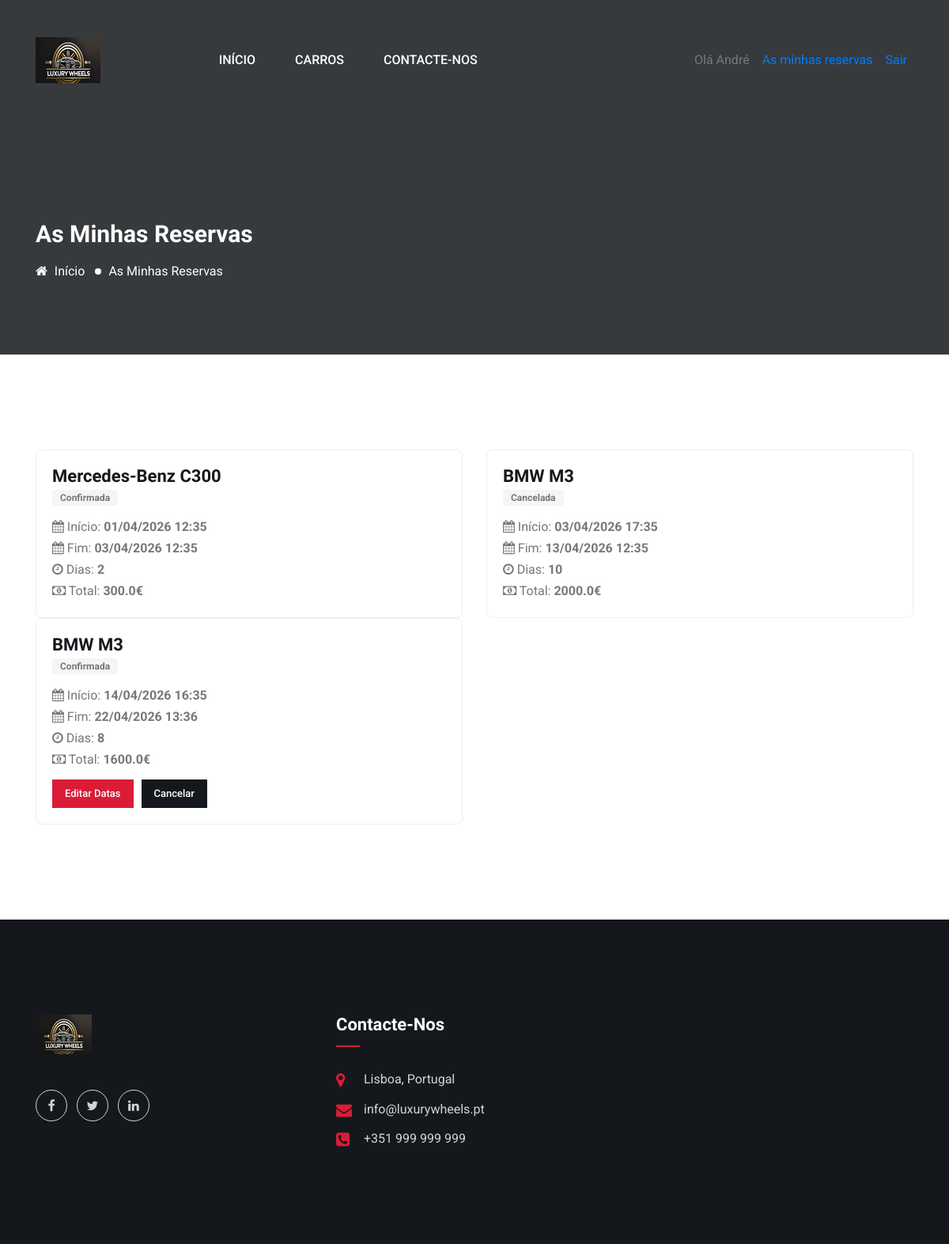
/my-reservations (signed in), run on the app's committed database.
### models/User.py (models this page shows, shortened)
class User(db.Model):
    __tablename__ = "User"
    idUser = db.Column(db.Integer, primary_key=True)
    firstName = db.Column(db.String, nullable=False)
    lastName = db.Column(db.String, nullable=False)
    email = db.Column(db.String, nullable=False, unique=True)
    passwordHash = db.Column(db.String, nullable=False)
    phone = db.Column(db.String)
    createdAt = db.Column(db.DateTime, server_default=db.func.current_timestamp())
    updatedAt = db.Column(db.DateTime, server_default=db.func.current_timestamp(), onupdate=db.func.current_timestamp())

### models/Vehicle_Brand.py (models this page shows, shortened)
class VehicleBrand(db.Model):
    __tablename__ = "Vehicle_Brand"
    idBrand = db.Column(db.Integer, primary_key=True)
    name = db.Column(db.String, nullable=False, unique=True)

### models/Vehicle.py (models this page shows, shortened)
class Vehicle(db.Model):
    __tablename__ = "Vehicle"
    idVehicle = db.Column(db.Integer, primary_key=True)
    idBrand = db.Column(
        db.Integer, db.ForeignKey("Vehicle_Brand.idBrand"), nullable=False
    )
    model = db.Column(db.String, nullable=False)
    idCategory = db.Column(
        db.Integer, db.ForeignKey("Vehicle_Category.idCategory"), nullable=False
    )
    idType = db.Column(db.Integer, db.ForeignKey("Vehicle_Type.idType"), nullable=False)
    dailyRate = db.Column(db.Float, nullable=False)
    capacity = db.Column(db.Integer, nullable=False)
    km = db.Column(db.Integer, nullable=False, server_default="0")
    imageUrl = db.Column(db.String)
    lastRevisionDate = db.Column(db.Date, nullable=False)
    nextRevisionDate = db.Column(db.Date, nullable=False)
    lastLegalizationDate = db.Column(db.Date, nullable=False)
    createdAt = db.Column(db.DateTime, server_default=db.func.current_timestamp())
    updatedAt = db.Column(
        db.DateTime,
        server_default=db.func.current_timestamp(),
        onupdate=db.func.current_timestamp(),
    )
    brand = db.relationship("VehicleBrand", foreign_keys=[idBrand], lazy="joined")
    category = db.relationship(
        "VehicleCategory", foreign_keys=[idCategory], lazy="joined"
    )
    vtype = db.relationship("VehicleType", foreign_keys=[idType], lazy="joined")

### models/Reservation.py (models this page shows, shortened)
class Reservation(db.Model):
    __tablename__ = "Reservation"
    idReservation = db.Column(db.Integer, primary_key=True)
    idUser = db.Column(db.Integer, db.ForeignKey("User.idUser"), nullable=False)
    idVehicle = db.Column(
        db.Integer, db.ForeignKey("Vehicle.idVehicle"), nullable=False
    )
    startDate = db.Column(db.DateTime, nullable=False)
    endDate = db.Column(db.DateTime, nullable=False)
    totalDays = db.Column(db.Integer, nullable=False)
    totalPrice = db.Column(db.Float, nullable=False)
    idReservationStatus = db.Column(
        db.Integer,
        db.ForeignKey("Reservation_Status.idReservationStatus"),
        nullable=False,
        default=ReservationStates.PENDING,
    )
    createdAt = db.Column(db.DateTime, server_default=db.func.current_timestamp())
    updatedAt = db.Column(db.DateTime, server_default=db.func.current_timestamp(), onupdate=db.func.current_timestamp())
    def to_dict(self):
        return {
            "id": self.idReservation,
            "user_id": self.idUser,
            "vehicle_id": self.idVehicle,
            "startDate": self.startDate.isoformat() if self.startDate else None,
            "endDate": self.endDate.isoformat() if self.endDate else None,
            "startTime": (self.startDate.strftime('%I:%M %p') if self.startDate else None),
            "endTime": (self.endDate.strftime('%I:%M %p') if self.endDate else None),
            "totalDays": self.totalDays,
            "totalPrice": self.totalPrice,
            "status_id": self.idReservationStatus,
        }

### routes/reservations.py (the view)
@bp.route("/my-reservations")
def my_reservations():
    if "user_id" not in session:
        flash("Faça login para ver as suas reservas", "modal-error")
        return redirect(url_for("users.login", next=request.url))
    reservations = Reservation.query.filter_by(idUser=session["user_id"]).all()
    data = []
    for r in reservations:
        d = r.to_dict()
        vehicle = Vehicle.query.get(r.idVehicle)
        d["vehicle_model"] = vehicle.model if vehicle else "N/A"
        d["vehicle_image"] = vehicle.imageUrl if vehicle else None
        d["vehicle_brand"] = vehicle.brand.name if vehicle and vehicle.brand else ""
        statuses = {
            ReservationStates.PENDING: "Pendente",
            ReservationStates.CONFIRMED: "Confirmada",
            ReservationStates.CANCELLED: "Cancelada",
            ReservationStates.COMPLETED: "Concluída",
        }
        d["status_name"] = statuses.get(r.idReservationStatus, "Pendente")
        try:
            d["startDate_display"] = r.startDate.strftime('%d/%m/%Y %H:%M') if r.startDate else ''
        except Exception:
            d["startDate_display"] = d.get("startDate", "")
        try:
            d["endDate_display"] = r.endDate.strftime('%d/%m/%Y %H:%M') if r.endDate else ''
        except Exception:
            d["endDate_display"] = d.get("endDate", "")
        from datetime import date
        today = date.today()
        started = False
        try:
            started = bool(r.startDate and today >= r.startDate.date())
        except Exception:
            started = False
        d["can_edit"] = (
            r.idReservationStatus not in (ReservationStates.CANCELLED, ReservationStates.COMPLETED)
            and not started
        )
        data.append(d)
    return render_template(
        "my_reservations.html", title="As minhas reservas", reservations=data
    )

### app.py (called while the page is built)
@app.context_processor
def inject_current_user():
    from flask import session
    user = None
    user_id = session.get('user_id')
    if user_id:
        try:
            user = User.query.get(int(user_id))
        except Exception as e:
            import logging
            logging.exception("Error loading current user")
            user = None
    return {
        'current_user': user,
        'is_logged_in': bool(user_id),
    }

### templates/my_reservations.html (shortened to what this page needs)
<!doctype html>
<html lang="pt">
  <head>
    <link href="assets/css/fontawesome.min.css" rel="stylesheet" />
    <link href="assets/css/bootstrap.min.css" rel="stylesheet" />
    <link href="assets/css/animate.css" rel="stylesheet" />
    <link href="assets/css/main.css" rel="stylesheet" />
  </head>
  <body>
   {% include 'partials/navbar.html' %}
    <section class="inner-page-banner bg_img overlay-3" data-background="assets/images/inner-page-bg.jpg">
      <div class="container">
        <div class="row">
          <div class="col-md-12">
            <h2 class="page-title">As minhas reservas</h2>
            <ol class="page-list">
              <li>
                <a href="{{ url_for('home') }}"><i class="fa fa-home"></i> Início</a>
              </li>
              <li>As minhas reservas</li>
            </ol>
          </div>
        </div>
      </div>
    </section>
    <section class="pt-120 pb-120">
      <div class="container">
        {% if reservations %}
        <div class="row">
          {% for r in reservations %}
          <div class="col-lg-6 mb-30">
              <div class="car-item" style="border:1px solid #eee;border-radius:8px;padding:20px;">
                <h4 class="title mb-10">{{ r.vehicle_brand }} {{ r.vehicle_model }}</h4>
                <span class="badge" style="background:#f5f5f5;padding:4px 10px;border-radius:4px;font-size:12px;">
                  {{ r.status_name }}
                </span>
                <ul style="list-style:none;padding:0;margin-top:12px;">
                  <li><i class="fa fa-calendar"></i> Início: <strong>{{ r.startDate_display or r.startDate }}</strong></li>
                  <li><i class="fa fa-calendar"></i> Fim: <strong>{{ r.endDate_display or r.endDate }}</strong></li>
                  <li><i class="fa fa-clock-o"></i> Dias: <strong>{{ r.totalDays }}</strong></li>
                  <li><i class="fa fa-money"></i> Total: <strong>{{ r.totalPrice }}€</strong></li>
                </ul>
                {% if r.can_edit %}
                <div style="display:flex;gap:10px;margin-top:12px;">
                  <a class="cmn-btn" href="{{ url_for('reservations.edit_reservation', rid=r.id) }}"
                     style="padding:8px 16px;font-size:13px;">Editar datas</a>
                  <form method="post" action="{{ url_for('reservations.cancel_reservation', rid=r.id) }}" class="confirm-form" data-confirm="Cancelar esta reserva?">
                    <button type="submit" class="cmn-btn bg-black" style="padding:8px 16px;font-size:13px;">Cancelar</button>
                  </form>
                </div>
                {% endif %}
              </div>
            </div>
            {% endfor %}
        </div>
        {% else %}
        <div class="text-center py-5">
          <p style="font-size: 18px; color: #888">Ainda não tens reservas.</p>
          <a class="cmn-btn mt-20" href="{{ url_for('vehicles.list_view') }}">Ver carros disponíveis</a>
        </div>
        {% endif %}
      </div>
    </section>
    {% include 'partials/footer.html' %}
  </body>
</html>

### templates/partials/navbar.html (shortened to what this page needs)
<header class="header-section header-section--style2">
  <div class="header-bottom">
    <div class="container">
      <nav class="navbar navbar-expand-lg p-0">
        <a class="site-logo site-title" href="{{ url_for('home') }}">
          <img alt="site-logo" src="/assets/images/logo2.png" />
        </a>
        <div class="collapse navbar-collapse" id="navbarMain">
          <ul class="navbar-nav main-menu m-auto">
            <li><a href="{{ url_for('home') }}">Início</a></li>
            <li><a href="{{ url_for('vehicles.list_view') }}">Carros</a></li>
            <li><a href="{{ url_for('contact') }}">Contacte-nos</a></li>
          </ul>
          <ul class="navbar-nav ml-auto">
            {% if is_logged_in %}
              {% if current_user %}
              <li class="nav-item"><span class="nav-link">Olá {{ current_user.firstName }}</span></li>
              {% endif %}
              <li class="nav-item"><a class="nav-link" href="{{ url_for('reservations.my_reservations') }}">As minhas reservas</a></li>
              <li class="nav-item"><a class="nav-link" href="{{ url_for('users.logout') }}">Sair</a></li>
            {% else %}
              <li class="nav-item"><a class="nav-link" href="{{ url_for('users.login') }}">Iniciar sessão</a></li>
              <li class="nav-item"><a class="nav-link" href="{{ url_for('users.register') }}">Registar-se</a></li>
            {% endif %}
          </ul>
        </div>
      </nav>
    </div>
  </div>
</header>

### data on the page
User: firstName "André"
VehicleBrand: vehicle_brand "Mercedes-Benz"
Vehicle: vehicle_model "C300"
Reservation: totalPrice "300.0"
VehicleBrand: vehicle_brand "BMW" "BMW"
Vehicle: vehicle_model "M3" "M3"
Reservation: totalPrice "2000.0"
Reservation: totalPrice "1600.0"

### other printed values
{{ r.status_name }} "Confirmada" "Cancelada" "Confirmada"
{{ r.startDate_display or r.startDate }} "01/04/2026 12:35" "03/04/2026 17:35" "14/04/2026 16:35"
{{ r.endDate_display or r.endDate }} "03/04/2026 12:35" "13/04/2026 12:35" "22/04/2026 13:36"
{{ r.totalDays }} "2" "10" "8"
